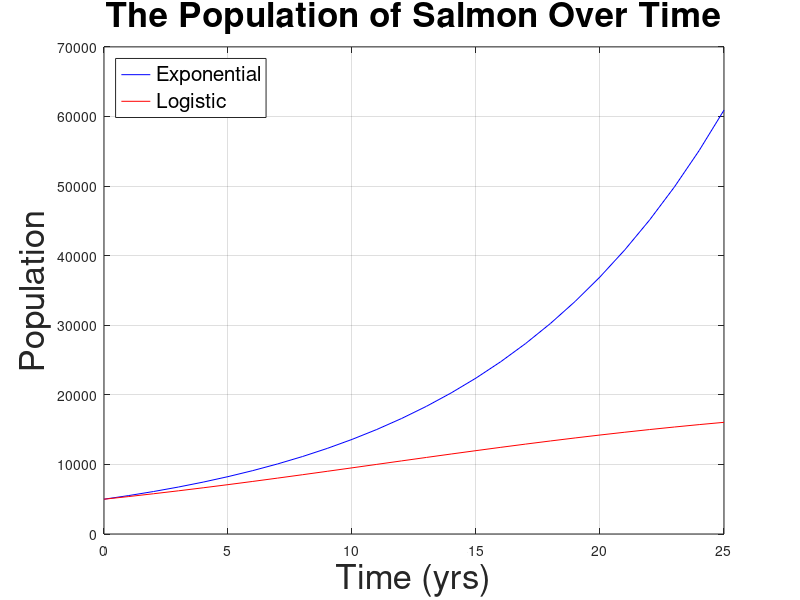

Here is the MATLAB script that generated this plot:
% Exponential Decay Model for Fish.

    % N_t = N_0 e^(-kt)

    % dN/dt = r*N_t
N = 5000;
r = .1;
K = 20000;

t = 0:25;

h = @(t,y)(r.*y(1));
[t, za] = ode45(h,t,N);
h2 = @(t,y)(r.*y(1).*(1-(y(1)/K)));
[t,ze] = ode45(h2,t,N);

figure(1)
plot(t,za(:,1),'b')
hold on
plot(t,ze(:,1),'r')
hold off
xlabel("Time (yrs)", 'FontSize', 25)
ylabel("Population", 'FontSize', 25)
title("The Population of Salmon Over Time", 'FontSize', 25)
legend('Exponential','Logistic', 'FontSize', 15, 'Location', 'NorthWest')
grid on




